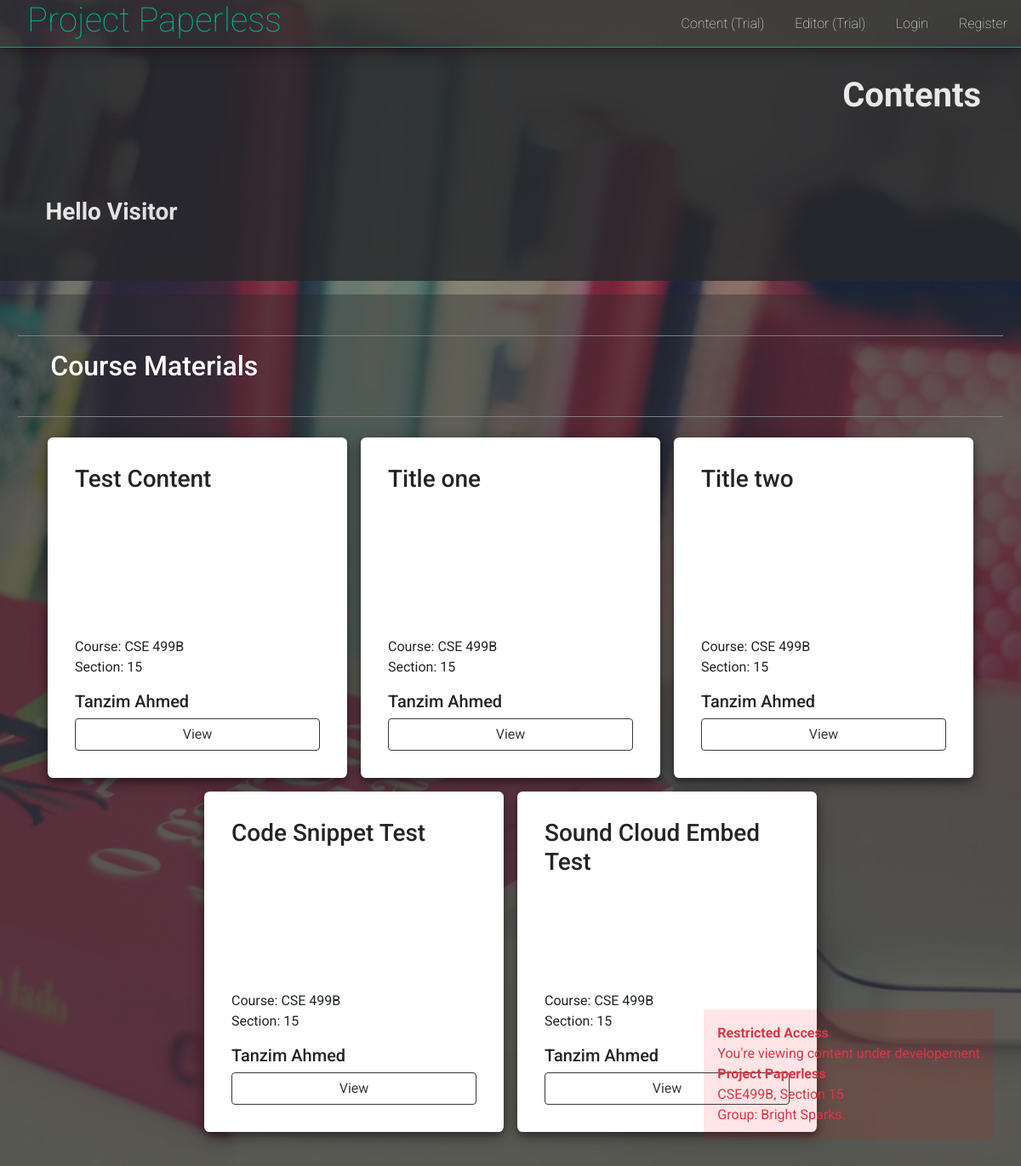
The app's page /content/ with its own data.
### creative_content/models.py (models this page shows, shortened)
class Content(models.Model):
    content = models.TextField()
    link = models.CharField(max_length=50, primary_key=True)
    title = models.CharField(max_length=200)
    user = models.ForeignKey('users.User', on_delete=models.CASCADE)
    course_code = models.CharField(max_length=15)
    section = models.IntegerField()
    date_created = models.DateTimeField(auto_now_add=True, editable=False)
    date_updated = models.DateTimeField(auto_now=True)

### users/models.py (models this page shows)
class User(AbstractUser):
    username = models.CharField(
        error_messages={'unique': 'A user with that username already exists.'},
        help_text='Required. 10 characters or fewer.',
        max_length=10,
        unique=True,
        primary_key=True,
        validators=[UnicodeUsernameValidator(), MinLengthValidator(3)],
        verbose_name='username')
    is_educator = models.BooleanField(default=False)

### creative_content/views.py (the view)
# urls.py: path('', IndexView.as_view(), name='index'),
def index(request):
    print(Resource.objects.all())
    contents = Content.objects.all()
    context = {'contents': contents}
    return render(request, 'creative_content/index.html', context)

### templates/creative_content/index.html
{% extends 'layout.html' %}
{% block background_class %}
  dashboard_background
{% endblock %}
{% block body %}
<div class="user_dashboard">
  <div class="header container">
    <div class="text-right welcome">
      <h1><strong>Contents</strong></h1>
    </div>
    <div class="user_info">
      {% if request.user.is_authenticated %}
        <h3>
          <strong>{{ request.user.get_full_name }}</strong>
          <br>
          {{ request.user.username }}
        </h3>
      {% else %}
        <h3>
          <strong>Hello Visitor</strong>
          <br>
        </h3>
      {% endif %}
    </div>
  </div>
  <div class="dashboard container">
    <div class="content_display">
      <div class="area_header">
        <h2> Course Materials </h2>
        <br>
      </div>
      <div class="card_container">
        {% for content in contents %}
          <div class="items_card">
            <div class="items">
              <h3>{{ content.title }}</h3>
              <div class="card_info">
                <p>
                  Course: {{ content.course_code }} <br>
                  Section: {{ content.section }} <br>
                </p>
                <h5>{{ content.user.get_full_name }}</h5>
                <a href="/content/{{ content.link }}/show/" class="btn btn-outline-dark"> View</a>
              </div>
            </div>
          </div>
        {% endfor %}
      </div>
    </div>
  </div>
</div>
{% endblock %}

### static/style.css (style rules this page uses)
body { margin: 0; padding: 0; font-family: 'Roboto', sans-serif; }
.dashboard_background { background-image: url('/static/images/bg_2.jpeg'); background-position: center; background-repeat: no-repeat; background-size: cover; background-attachment: fixed; width: 100%; height: 100vh; }
.user_dashboard { position: relative; width: 100%; min-height: 100vh; padding-top: 3.5rem; background-color: rgba(39, 40, 44, 0.5); }
.user_dashboard .header { width: 100%; padding-top: 2rem; padding-bottom: 2rem; margin-bottom: 1rem; background-color: rgb(39, 40, 44); color: white; opacity: 0.85; }
.user_dashboard .welcome { padding-right: 2rem; }
.user_dashboard .dashboard { display: flex; flex-wrap: wrap; justify-content: center; padding-top: 2rem; background-color: rgba(39, 40, 44, 0.4); }
.user_dashboard .container { max-width: 1275px; }
.header .user_info { position: relative; margin-top: 5rem; width: 100%; padding: 1rem 2.4rem 0.5rem 2.4rem; margin-bottom: 1rem; }
.dashboard .area_header { width: 100%; padding: 1rem 2.4rem 0.5rem 2.4rem; margin-bottom: 1rem; border-top: 1px solid grey; border-bottom: 1px solid grey; color: white; }
.dashboard .card_container { display: flex; flex-wrap: wrap; justify-content: center; }
.dashboard .items_card, .dashboard .forms_card { width: 18rem; height: 20rem; background-color: white; box-shadow: 0 4px 8px 0 rgba(0, 0, 0, 0.35), 0 6px 20px 0 rgba(0, 0, 0, 0.30); border-radius: 0.4rem; padding: 2rem; margin: 0.5rem; }
.dashboard .items_card .items, .dashboard .forms_card .items { position: relative; width: 100%; height: 100%; }
.dashboard .items_card .items .card_info { position: absolute; width: 100%; bottom: 0; left: 0; }
.dashboard .items_card a, .dashboard .items_card button { width: 100%; }
.content_display { margin: 1rem 0.5%; padding-bottom: 1rem; }
.content_display .items_card { width: 22rem; height: 25rem; }

### records on screen
Content: title "Test Content", course_code "CSE 499B", section "15", user.get_full_name "Tanzim Ahmed"
Content: title "Title one", course_code "CSE 499B", section "15", user.get_full_name "Tanzim Ahmed"
Content: title "Title two", course_code "CSE 499B", section "15", user.get_full_name "Tanzim Ahmed"
Content: title "Code Snippet Test", course_code "CSE 499B", section "15", user.get_full_name "Tanzim Ahmed"
Content: title "Sound Cloud Embed Test", course_code "CSE 499B", section "15", user.get_full_name "Tanzim Ahmed"
